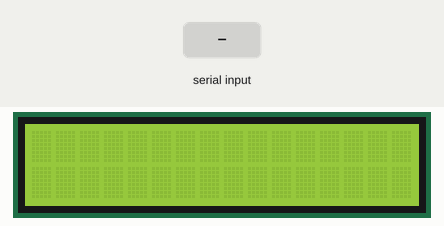
The sketch below on a simulated Arduino Uno, built with avr-gcc and run on an emulated ATmega328P. Shown: 16×2 character LCD. The test bench sets the inputs (shaded band).

Above: at 1.2 s.
1.3 s: "1\n" received over Serial
At 2.4 s:
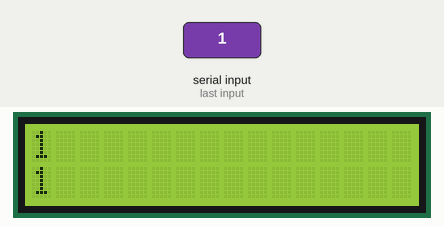
2.8 s: "0\n" received over Serial
At 4.9 s:
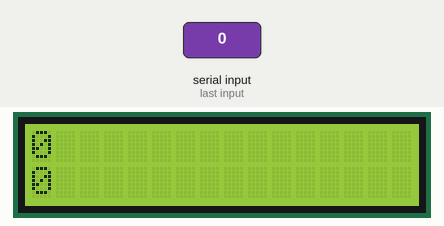
5.8 s: "2\n" received over Serial
At 8.6 s:
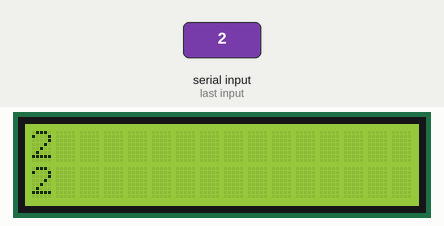
Timing chart, 0 to 10.1 s (numbered marks = the images above; inputs shaded):
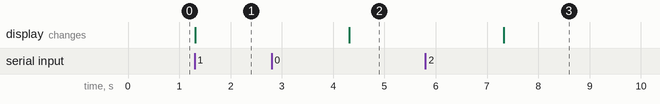

The sketch:

LCD-Display.ino
```cpp
#include <Wire.h>
#include <LiquidCrystal_I2C.h>

// Create an instance of the LCD class with the I2C address 0x27 and 16 columns x 2 rows
LiquidCrystal_I2C lcd(0x27, 16, 2);

void setup() {
  // Initialize the LCD
  lcd.init();
  lcd.backlight();

  // Begin serial communication with the baud rate of 9600
  Serial.begin(9600);
}

void loop() {
  // Check if data is available on the serial port
  if (Serial.available() > 0) {
    // Read the incoming data
    String message = Serial.readStringUntil('\n');

    // Split the message into name and relationship using comma as delimiter
    int commaIndex = message.indexOf(',');
    String name = message.substring(0, commaIndex);
    String relationship = message.substring(commaIndex + 1);

    // Clear the LCD display
    lcd.clear();

    // Display the name on the first line
    lcd.setCursor(0, 0);
    lcd.print(name);

    // Display the relationship on the second line
    lcd.setCursor(0, 1);
    lcd.print(relationship);

    // Wait for a short period to allow the message to be read
    delay(3000); // Adjust delay as needed
  }
}
```

Measured:
- after the input at 1.3 s, the display: changes at once (image 1)
- after the input at 2.8 s, the display: changes after 1.5 s (image 2)
- after the input at 5.8 s, the display: changes after 1.5 s (image 3)
